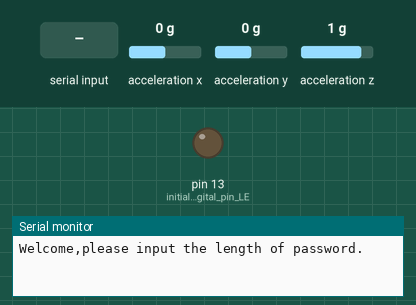
This sketch was run on a simulated Arduino Uno, built with avr-gcc and run on an emulated ATmega328P. Shown: output pins drawn as LEDs (lit = HIGH), the last lines printed to the serial monitor. Wiring (inferred from the names in the program): ADXL345 accelerometer at I2C address 0x53. Dashed ring = blinking. The inputs (shaded band) are chosen by the test bench; at power-on: acceleration x 0 g, acceleration y 0 g, acceleration z 1 g.

Above: at 1.2 s.
1.3 s: "90,45\n" received over Serial
At 19.7 s:
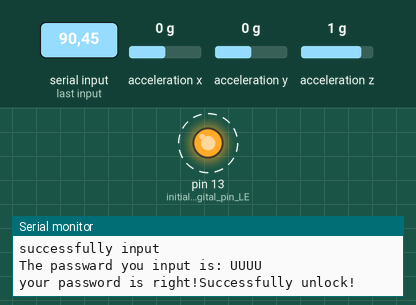
Timing chart, 0 to 21.8 s (numbered marks = the images above; inputs shaded):
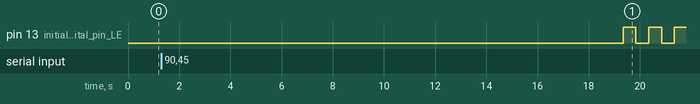

Measured:
- after the input at 1.3 s, pin 13 (initialize_digital_pin_LE): alternates HIGH for 0.50 s and LOW for 0.50 s, starting after 18.0 s

The sketch:

main_code.ino
```cpp
#include <Wire.h>  // Wire library - used for I2C communication

int ADXL345 = 0x53; // The ADXL345 sensor I2C address
float X_out, Y_out, Z_out;  // Outputs

void setup() {
  pinMode(LED_BUILTIN, OUTPUT);// initialize digital pin LED_BUILTIN as an output.
  Serial.begin(9600);
  Wire.begin();
  Wire.beginTransmission(ADXL345); // Start communicating with the device
  Wire.write(0x2D); // Access/ talk to POWER_CTL Register - 0x2D
  Wire.write(8);  // Enable measurement
  Wire.endTransmission();// (8dec -> 0000 1000 binary) Bit D3 High for measuring enable
  delay(10);
  Serial.println("Welcome,please input the length of password.");
}
void loop() {
  char num=0;
  int len=0;
  char val[6];//password you set
  int count=3;//chances to unlock
  char input[6];//store the passward you try
  char gesture;//store the gesture you determine
  bool check;//check the passward input correct.
//================================set the lock gestures==========================================//
//set the length of password.
  if(Serial.available()>0){
    num = Serial.read();
    if ((num >= '4') && (num<= '8')){
      Serial.print("your length of lock is ");
      Serial.println(num);
      len = int(num-48);
      delay(300);
//set the passward.
      for(int i=0;i<len;i++){
        gesture = get_gesture();
        if(gesture){
          val[i]=gesture;
          Serial.println("successfully input");
          delay(600);
        }
        else{
          i--;
        }
      }
      Serial.print("your passward is: ");
      for(int i=0;i<len;i++){
        Serial.print(val[i]);
      }
      Serial.print('\n');
      Serial.println("The lock gesture setting finish!");
      delay(120);
      Serial.println("let's start to unlock it");
    }
//===============================obtain the unlock gestures=========================================//
  while(count){
    delay(800);
    count--;
    int i,j;
    for(i=0;i<len;i++){
      gesture = get_gesture();
      if(gesture){
        input[i]=gesture;
        Serial.println("successfully input");
        delay(1200);
      }
      else{
        i--;
      }
    }
    Serial.print("The passward you input is: ");
    for(i=0;i<len;i++){
      Serial.print(input[i]);
    }
    Serial.print('\n');
//==============================check the input sequence ============================================//
    for(i=0;i<len;i++){
      check = true;
      if(val[i]!=input[i]){
        if(count){
        Serial.println("your password is wrong!please try again!");
        check = false;
        break;
        }
        else{
          Serial.println("your password is wrong!No more times");
          digitalWrite(LED_BUILTIN, LOW);
          check = false;
          Serial.println("let's reset your unlock password,please input the length of your passward");
          break;
        }

      }
    }
    if(check){
      Serial.println("your password is right!Successfully unlock!");
//LED blink indicate unlock successfully.
      for(i=0;i<4;i++){
        digitalWrite(LED_BUILTIN, HIGH);   // turn the LED on (HIGH is the voltage level)
        delay(500);                       // wait for a second
        digitalWrite(LED_BUILTIN, LOW);    // turn the LED off by making the voltage LOW
        delay(500);
      }
      Serial.println("let's reset your unlock password,please input the length of your passward");//do it again.
      break;
    }
  }
 }
}
//========================================function to read gesture====================================//
char get_gesture(){
//Read acceleromter data.
  Wire.beginTransmission(ADXL345);
  Wire.write(0x32); // Start with register 0x32 (ACCEL_XOUT_H)
  Wire.endTransmission(false);
  Wire.requestFrom(ADXL345, 6, true); // Read 6 registers total, each axis value is stored in 2 registers
  X_out = ( Wire.read()| Wire.read() << 8);
  Y_out = ( Wire.read()| Wire.read() << 8);
  Z_out = ( Wire.read()| Wire.read() << 8);
  delay(300);
//Determine the gesture.
  bool judge= true;//if determine the gesture we set return true,else return false to wait.
  if(X_out>210&&X_out<270)
  {
    return 'F';//The gesture is palm forward.
    judge = false;
  }
  else if(X_out>65200&&X_out<65400)
  {
    return 'B';//The gesture is palm back.
    judge = false;
  }
  if(Y_out>210&&Y_out<270)
  {
    return 'L';//The gesture is palm left.
    judge = false;
  }
  else if(Y_out>65200&&Y_out<65400)
  {
    return 'R';//The gesture is palm right.
    judge = false;
  }
  if(Z_out>210&&Z_out<270)
  {
    return 'U';//The gesture is palm up.
    judge = false;
  }
  else if(Z_out>65200&&Z_out<65400)
  {
    return 'D';//The gesture is palm down.
    judge = false;
  }
  if(judge){
    return 0;//there are no gesture we can determine.
  }
}
```
